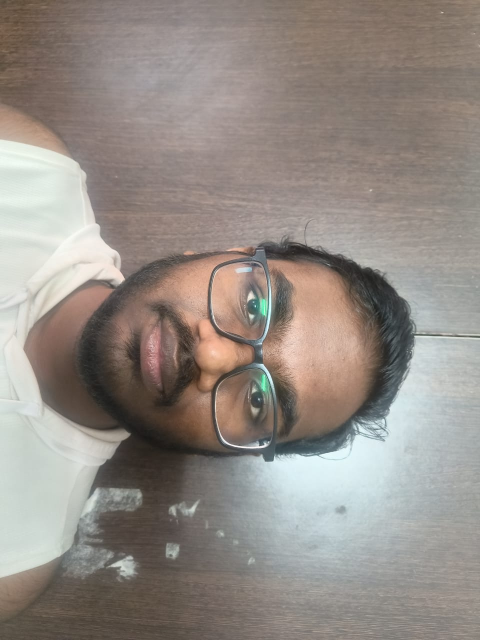
#> input picture ai/faces/preetham/WhatsApp Image 2026-05-05 at 5.26.35 PM.jpeg, 960 x 1280 px (shown at 1/2 size)
$ python zone_drawer.py --image '../faces/preetham/WhatsApp Image 2026-05-05 at 5.26.35 PM.jpeg'
#> lines starting #> are read from the running program, lines starting #| are printed output that depends on the picture; after the words box and inside, x2 and y2 are one past the last pixel; in counts of white or black regions, pixels touching at a corner belong together
"""
STSMIRS — Zone Drawer Tool
Interactive OpenCV GUI to draw zone polygons on a reference frame.

Usage:
    python tools/zone_drawer.py
"""

import cv2
import json
import os
import sys
import numpy as np
from datetime import datetime

# Ensure we can import from src
sys.path.insert(0, os.path.dirname(os.path.dirname(os.path.abspath(__file__))))
from src.stream_reader import StreamReader

class ZoneDrawer:
    def __init__(self, config_path="config.json"):
#> called with config_path = 'config.json'
        self.config_path = config_path
        with open(config_path, "r") as f:
#> (reads ai/src/iLoveZIP_Create/config.json from the repository)
            self.config = json.load(f)

        self.zones_file = self.config.get("zones", {}).get("config_file", "zones_config.json")
        self.camera_id = self.config.get("camera", {}).get("id", "CAMERA-01")

        # Colors
        zone_colors = self.config.get("zones", {}).get("colors", {})
        self.color_normal = tuple(zone_colors.get("Normal", [0, 255, 0]))
        self.color_restricted = tuple(zone_colors.get("Restricted", [0, 0, 255]))

        self.window_name = "STSMIRS Zone Drawer"

        # State
        self.zones = []            # list of dicts: {"zone_id": str, "type": str, "polygon": [[x,y],...], "label": str}
        self.current_polygon = []  # points of currently drawing polygon
        self.current_type = "Normal" # "Normal" or "Restricted"
        self.frame = None          # Original reference frame
        self.display_frame = None  # Frame with drawing overlays

        # Load existing if available
        self.load_zones()

    def load_zones(self):
        """Load existing zones from file if it exists."""
        if os.path.exists(self.zones_file):
            try:
                with open(self.zones_file, "r") as f:
#> (reads ai/src/iLoveZIP_Create/zones_config.json from the repository)
#> in run, self.frame is the input picture: shape (1280, 960, 3); mean B, G, R 133.8, 140.2, 148.3
#| [ZoneDrawer] [OK] Loaded image: ../faces/preetham/WhatsApp Image 2026-05-05 at 5.26.35 PM.jpeg ((1280, 960, 3))
                    data = json.load(f)
                    self.zones = data.get("zones", [])
                print(f"[ZoneDrawer] Loaded {len(self.zones)} existing zones from {self.zones_file}")
            except Exception as e:
                print(f"[ZoneDrawer] Error loading existing zones: {e}")

    # [63 lines left out: functions save_zones, get_reference_frame, _mouse_callback, not called in this run]

    def update_display(self):
        """Redraw all zones and current drawing state."""
        if self.frame is None:
            return

        self.display_frame = self.frame.copy()
        overlay = self.frame.copy()

        # 1. Draw completed zones
        for idx, z in enumerate(self.zones):
            pts = np.array(z["polygon"], dtype=np.int32)
            z_type = z.get("type", "Normal")
            color = self.color_normal if z_type == "Normal" else self.color_restricted

            # Fill polygon semi-transparently
            cv2.fillPoly(overlay, [pts], color)
            # Outline
            cv2.polylines(self.display_frame, [pts], True, color, 2)

            # Label
            centroid = pts.mean(axis=0).astype(int)
            label = z.get("label", f"Zone {idx+1}")
            cv2.putText(self.display_frame, f"{label} ({z_type})", (centroid[0]-20, centroid[1]),
                        cv2.FONT_HERSHEY_SIMPLEX, 0.5, (255, 255, 255), 2)
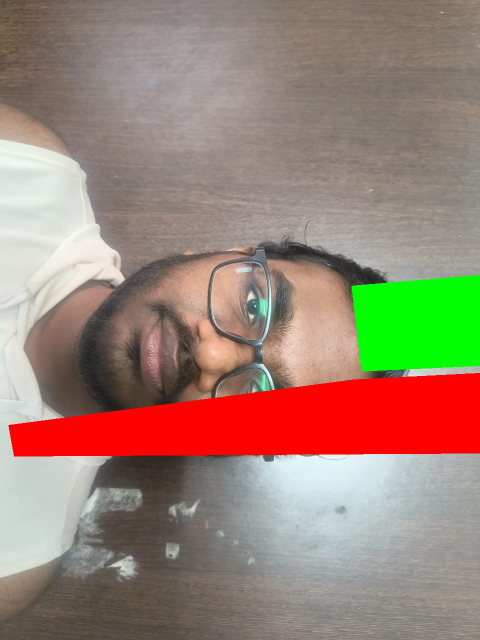
#> overlay: shape (1280, 960, 3) (shown at 1/2 size); 12.71% of pixels changed, all inside (x1, y1, x2, y2) = (17, 550, 960, 913)
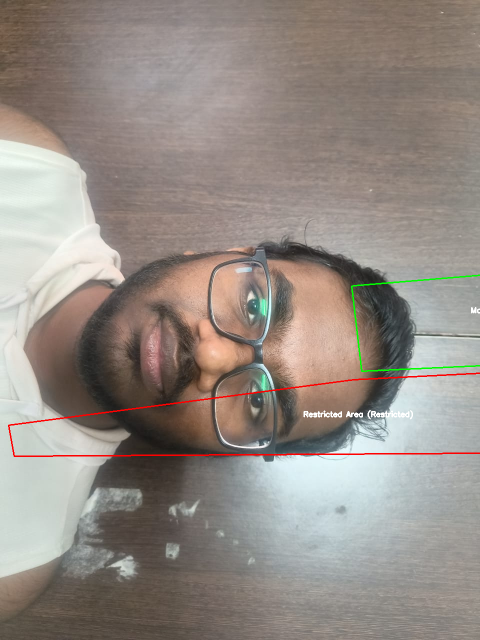
#> self.display_frame: shape (1280, 960, 3) (shown at 1/2 size); 0.77% of pixels changed, all inside (x1, y1, x2, y2) = (16, 549, 960, 914)

        # Blend overlay
        cv2.addWeighted(overlay, 0.3, self.display_frame, 0.7, 0, self.display_frame)

        # 2. Draw current polygon in progress
        if len(self.current_polygon) > 0:
            color = self.color_normal if self.current_type == "Normal" else self.color_restricted
            pts = np.array(self.current_polygon, dtype=np.int32)

            # Points
            for pt in self.current_polygon:
                cv2.circle(self.display_frame, tuple(pt), 4, color, -1)

            # Lines connecting points
            if len(self.current_polygon) > 1:
                cv2.polylines(self.display_frame, [pts], False, color, 2)

            # Line from last point to mouse (would need mousemove event, keeping it simple)

        # 3. Draw HUD/Instructions
        hud_h = 100
        cv2.rectangle(self.display_frame, (0, 0), (self.display_frame.shape[1], hud_h), (30, 30, 30), -1)

        cv2.putText(self.display_frame, "STSMIRS Zone Drawer", (10, 25),
                    cv2.FONT_HERSHEY_SIMPLEX, 0.7, (0, 200, 255), 2)

        mode_text = f"Current Mode: {self.current_type} Zone"
        mode_color = self.color_normal if self.current_type == "Normal" else self.color_restricted
        cv2.putText(self.display_frame, mode_text, (300, 25),
                    cv2.FONT_HERSHEY_SIMPLEX, 0.7, mode_color, 2)
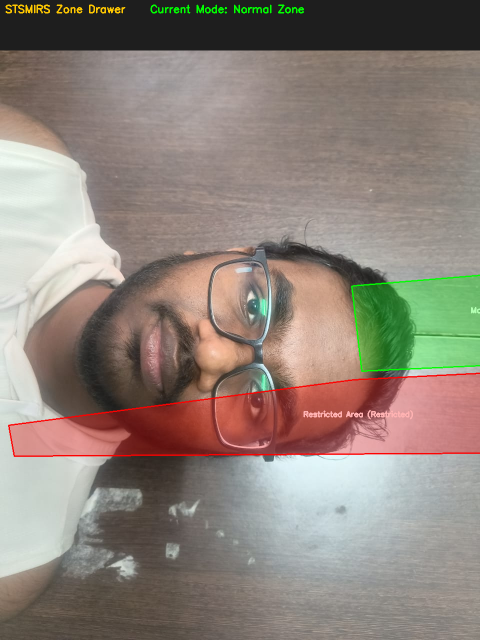
#> self.display_frame: shape (1280, 960, 3) (shown at 1/2 size); mean B, G, R 121.7, 130.9, 142.2

        y = 50
        cv2.putText(self.display_frame, "Left Click: Add Point", (10, y), cv2.FONT_HERSHEY_SIMPLEX, 0.5, (200, 200, 200), 1)
#> self.display_frame: shape (1280, 960, 3); 0.03% of pixels changed, all inside (x1, y1, x2, y2) = (12, 39, 172, 51)
        cv2.putText(self.display_frame, "[ n ] Switch to Normal Zone", (250, y), cv2.FONT_HERSHEY_SIMPLEX, 0.5, self.color_normal, 1)
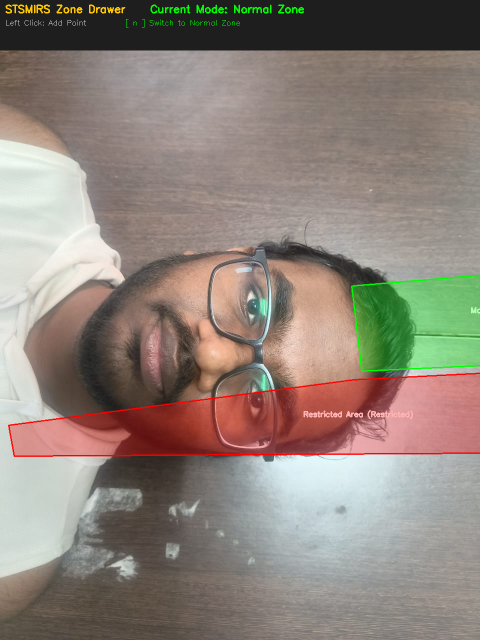
#> self.display_frame: shape (1280, 960, 3) (shown at 1/2 size); mean B, G, R 121.7, 131.1, 142.3
        cv2.putText(self.display_frame, "[ ENTER ] Finish Polygon", (500, y), cv2.FONT_HERSHEY_SIMPLEX, 0.5, (200, 200, 200), 1)
#> self.display_frame: shape (1280, 960, 3); 0.04% of pixels changed, all inside (x1, y1, x2, y2) = (502, 38, 699, 55)

        y = 75
        cv2.putText(self.display_frame, "[ u ] Undo last point", (10, y), cv2.FONT_HERSHEY_SIMPLEX, 0.5, (200, 200, 200), 1)
#> self.display_frame: shape (1280, 960, 3); mean B, G, R 121.8, 131.2, 142.4
        cv2.putText(self.display_frame, "[ r ] Switch to Restricted", (250, y), cv2.FONT_HERSHEY_SIMPLEX, 0.5, self.color_restricted, 1)
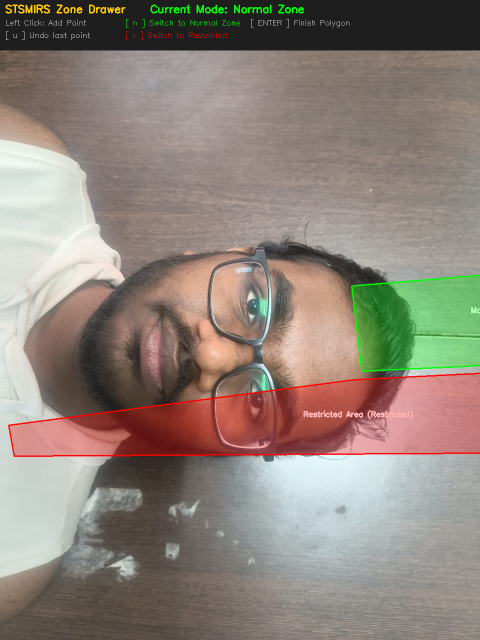
#> self.display_frame: shape (1280, 960, 3) (shown at 1/2 size); mean B, G, R 121.8, 131.1, 142.5
        cv2.putText(self.display_frame, "[ s ] SAVE configs", (500, y), cv2.FONT_HERSHEY_SIMPLEX, 0.5, (0, 255, 255), 1)
#> self.display_frame: shape (1280, 960, 3); 0.02% of pixels changed, all inside (x1, y1, x2, y2) = (502, 63, 648, 80)

        cv2.putText(self.display_frame, "[ c ] Clear all", (700, y), cv2.FONT_HERSHEY_SIMPLEX, 0.5, (0, 0, 255), 1)
#> self.display_frame: shape (1280, 960, 3); mean B, G, R 121.8, 131.2, 142.5

        cv2.imshow(self.window_name, self.display_frame)

    def run(self, image_path=None):
        """Run the interactive drawing loop."""
        if image_path and os.path.exists(image_path):
            # Load from saved image file
            self.frame = cv2.imread(image_path)
            if self.frame is not None:
                self.display_frame = self.frame.copy()
                print(f"[ZoneDrawer] [OK] Loaded image: {image_path} ({self.frame.shape})")
            else:
                print(f"[ZoneDrawer] [ERROR] Could not read image: {image_path}")
                return
        elif not self.get_reference_frame():
            # Try fallback to webcam 0
            print("[ZoneDrawer] Trying laptop webcam (0) as fallback...")
            cap = cv2.VideoCapture(0)
            if cap.isOpened():
                ret, self.frame = cap.read()
                cap.release()
                if ret:
                    self.display_frame = self.frame.copy()
                    print("[ZoneDrawer] Using webcam successful.")
                else:
                    print("[ZoneDrawer] [ERROR] Webcam failed too.")
                    return
            else:
                return

        cv2.namedWindow(self.window_name)
        cv2.setMouseCallback(self.window_name, self._mouse_callback)

        self.update_display()

        print("\n--- INSTRUCTIONS ---")
        print("1. Click points on the image to draw a polygon.")
        print("2. Press ENTER or SPACE to finish the current polygon.")
        print("3. Press 'n' to draw a Normal zone (Green).")
        print("4. Press 'r' to draw a Restricted zone (Red).")
        print("5. Press 'u' to undo the last point clicked.")
        print("6. Press 'c' to clear EVERYTHING and start over.")
        print("7. Press 's' to SAVE to zones_config.json.")
        print("8. Press 'q' or 'ESC' to quit.\n")

        while True:
            key = cv2.waitKey(10) & 0xFF
#> (key q is pressed here)

            if key in [27, ord('q')]: # ESC or q
                break

            elif key == ord('n'):
                self.current_type = "Normal"
                self.update_display()
                print("[Mode] Switched to Normal Zone")

            elif key == ord('r'):
                self.current_type = "Restricted"
                self.update_display()
                print("[Mode] Switched to Restricted Zone")

            elif key == ord('u'):
                if len(self.current_polygon) > 0:
                    self.current_polygon.pop()
                    self.update_display()

            elif key == ord('c'):
                self.zones = []
                self.current_polygon = []
                self.update_display()
                print("[Cleared] All zones removed.")

            elif key in [13, 32]: # ENTER or SPACE - Finish polygon
                if len(self.current_polygon) >= 3:
                    zone_id = f"ZONE-{chr(65 + len(self.zones))}" # A, B, C...
                    new_zone = {
                        "zone_id": zone_id,
                        "type": self.current_type,
                        "polygon": self.current_polygon.copy(),
                        "label": "Main Area" if self.current_type == "Normal" else "Restricted Area"
                    }
                    self.zones.append(new_zone)
                    self.current_polygon = []
                    self.update_display()
                    print(f"[Added] {new_zone['zone_id']} ({new_zone['type']}) with {len(new_zone['polygon'])} points.")
                else:
                    print("[Warning] A polygon needs at least 3 points!")

            elif key == ord('s'):
                self.save_zones()

        cv2.destroyAllWindows()


if __name__ == "__main__":
    import argparse
    parser = argparse.ArgumentParser(description="STSMIRS Zone Drawer")
    parser.add_argument("--image", default=None, help="Path to reference frame image (skip live camera)")
    args = parser.parse_args()

    drawer = ZoneDrawer()
    drawer.run(image_path=args.image)
